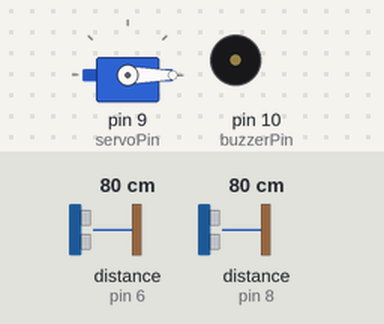
Recording of a sketch running on a simulated Arduino Uno, built with avr-gcc and run on an emulated ATmega328P. Parts: servo, buzzer (waves = sounding, pin HIGH). Wiring (inferred from the names in the program): 2 × ultrasonic range finder: trigger pin 5, echo pin 6 / trigger pin 7, echo pin 8. The inputs (shaded band) are chosen by the test bench; at power-on: distance to the obstacle (sensors on pin 6, pin 8) 80 cm. The echo pulse lasts 58.3 µs per cm; pins used as bus, display or sensor lines are not drawn.

Above: at 1.2 s.
1.3 s: distance to the obstacle (sensor on pin 6) set to 12 cm
2.8 s: distance to the obstacle (sensor on pin 6) set to 9 cm
At 3.4 s:
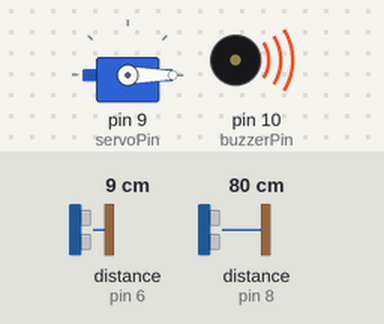
4.3 s: distance to the obstacle (sensor on pin 8) set to 12 cm
5.8 s: distance to the obstacle (sensor on pin 8) set to 9 cm
At 6.8 s:
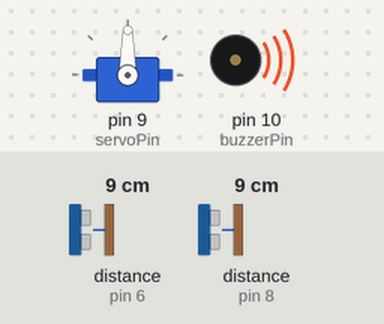
7.3 s: distance to the obstacle (sensor on pin 6) set to 18 cm
At 8.0 s:
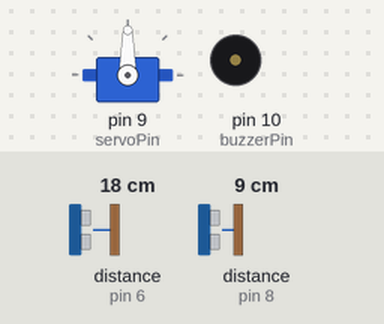
8.8 s: distance to the obstacle (sensor on pin 6) set to 2 cm
At 9.1 s:
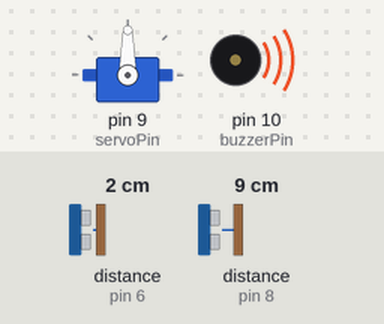
Timing chart, 0 to 11.3 s (numbered marks = the images above; inputs shaded):
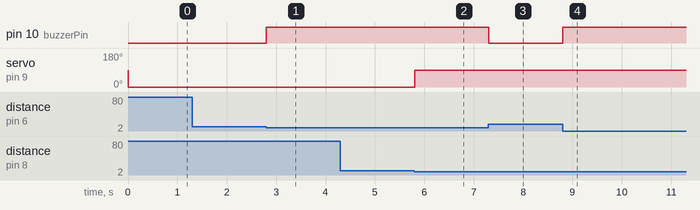

Measured:
- the behaviour switches between 11 and 10 cm on distance to the obstacle (sensor on pin 6) (found by bisection; images 0 and 1)
- the behaviour switches between 11 and 10 cm on distance to the obstacle (sensor on pin 8) (found by bisection; images 1 and 2)
- after the input at 1.3 s, every drawn part: stays the same
- after the input at 2.8 s, pin 10 (buzzerPin): LOW → HIGH at once
- after the input at 4.3 s, every drawn part: stays the same
- after the input at 5.8 s, servo on pin 9 (servoPin): 0° → 90° at once
- after the input at 7.3 s, pin 10 (buzzerPin): HIGH → LOW at once
- after the input at 8.8 s, pin 10 (buzzerPin): LOW → HIGH at once

The sketch:

script.ino
```cpp
#include <Servo.h>

Servo myservo;  // create servo object to control a servo

// set variables
float openingDistanceLimit = 10;
float capacityLimit = 10;

// servo motor pin
int servoPin = 9;
float servoAngle = 90;

// ultrasonic sensor pins
int trigPin = 7;
int echoPin = 8;

// ultrasonic sensor pins
int trigPin2 = 5;
int echoPin2 = 6;

// buzzer pin
int buzzerPin = 10;

void setup() {
  // set pins as output
  // pinMode(servoPin, OUTPUT);
  pinMode(trigPin, OUTPUT);
  pinMode(echoPin, INPUT);
  pinMode(trigPin2, OUTPUT);
  pinMode(echoPin2, INPUT);
  pinMode(buzzerPin, OUTPUT);

  myservo.attach(servoPin);
}

void loop() {
  // check distance
  digitalWrite(trigPin, LOW);
  delayMicroseconds(2);

  // set trigPin to HIGH
  digitalWrite(trigPin, HIGH);
  delayMicroseconds(10);

  // set trigPin to LOW
  digitalWrite(trigPin, LOW);

  // read echoPin
  float duration = pulseIn(echoPin, HIGH);

  float distance = duration * 0.034 / 2;

  // check if distance is less than 10cm
  if (distance < openingDistanceLimit) {
    myservo.write(servoAngle);
  } else {
    myservo.write(0);
  }

  digitalWrite(trigPin2, LOW);
  delayMicroseconds(2);

  // set trigPin to HIGH
  digitalWrite(trigPin2, HIGH);
  delayMicroseconds(10);

  // set trigPin to LOW
  digitalWrite(trigPin2, LOW);

  // read echoPin
  float duration2 = pulseIn(echoPin2, HIGH);

  float capacity = duration2 * 0.034 / 2;

  // check capacity
  if (capacity < capacityLimit) {
    // set buzzer pin to HIGH
    digitalWrite(buzzerPin, HIGH);
  } else {
    // set buzzer pin to LOW
    digitalWrite(buzzerPin, LOW);
  }
}

// float getDistance(trigPin, echoPin) {
//   // set trigPin to LOW
//   digitalWrite(trigPin, LOW);
//   delayMicroseconds(2);

//   // set trigPin to HIGH
//   digitalWrite(trigPin, HIGH);
//   delayMicroseconds(10);

//   // set trigPin to LOW
//   digitalWrite(trigPin, LOW);

//   // read echoPin
//   float duration = pulseIn(echoPin, HIGH);

//   // calculate distance
//   float distance = duration * 0.034 / 2;

//   // return distance
//   return distance;
// }
```
